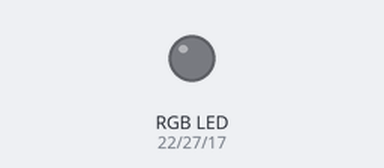
Simulated run of this program. Board: Raspberry Pi (BCM pin numbers). Parts: an RGB LED mixed from three pins (HIGH = lit). Random numbers come from a fixed seed; what the program prints to the terminal is not drawn. At 4.0 s the program stops and its outputs stay as they are.

Above: at 4.1 s.
Timing chart, 0 to 5.5 s (numbered marks = the images above):
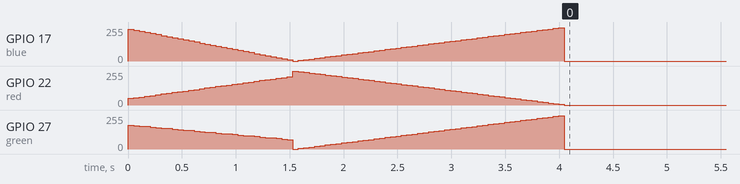

The program:

RGBLED_PC.py
```python
import random, time
import RPi.GPIO as GPIO

GPIO.setmode(GPIO.BCM)

###########GLOBALS################
blue = 17
red = 22
green = 27

GPIO.setup(red, GPIO.OUT)
GPIO.setup(blue, GPIO.OUT)
GPIO.setup(green, GPIO.OUT)

R = GPIO.PWM(red, 100)
R.start(0)

B = GPIO.PWM(blue, 100)
B.start(0)

G = GPIO.PWM(green,100)
G.start(0)

#Function to quickly use the python terminal after running this script.
def startGPIO(red, green, blue):
        GPIO.setmode(GPIO.BCM)
        GPIO.setup(red, GPIO.OUT)
        GPIO.setup(blue, GPIO.OUT)
        GPIO.setup(green, GPIO.OUT)
        R = GPIO.PWM(red, 100)
        R.start(0)

        B = GPIO.PWM(blue, 100)
        B.start(0)

        G = GPIO.PWM(green,100)
        G.start(0)

#################-----------------------#####################
#################-----------------------#####################
#################-----------------------#####################
#################-----------------------#####################

def clr(red, green, blue):
	#Try to prevent a crash if a bad value is passed in.
	if (red > 100):
		red = 100
	elif (red < 0):
		red = 0
	if (blue > 100):
		blue = 100
	elif (blue < 0):
		blue = 0
	if (green > 100):
		green = 100
	elif (green < 0):
		green = 0

	print("CHANGE DUTY CYCLE")
	R.ChangeDutyCycle(red)
	B.ChangeDutyCycle(blue)
	G.ChangeDutyCycle(green)

def LEDOFF():
	R.ChangeDutyCycle(0)
	B.ChangeDutyCycle(0)
	G.ChangeDutyCycle(0)

def main():
	print("STARTING MAIN")
	deltaR = 0
	deltaB = 0
	deltaG = 0	#difference between color value and 50
	valR = 0
	valB = 0
	valG = 0		#actual color value picked each time
	numToSub = 0						#keep track of '<' && '>'
	cycles = 30


	random.seed()
	try:
		valR = random.randint(0,100)
		valG = random.randint(0,100)
		valB = random.randint(0,100)

		deltaR = abs(valR - 50)
		deltaG = abs(valG - 50)
		deltaB = abs(valB - 50)

		modR = deltaR%cycles
		modG = deltaG%cycles
		modB = deltaB%cycles

		r = valR
		g = valG
		b = valB
		print("test")

		for i in range(0,cycles):
			if (valR < 50):
				r = r + ((deltaR/cycles) * 2)
			else:
				r = r - ((deltaR/cycles) * 2)

			if (valG < 50):
				g = g + ((deltaG/cycles) * 2)
			else:
				g = g - ((deltaG/cycles) * 2)

			if (valB < 50):
				b = b + ((deltaB/cycles) * 2)
			else:
				b = b - ((deltaB/cycles) * 2)

			clr(r,g,b)
			print("R= "+str(r)+" g= "+str(g)+" b= "+str(b))
			time.sleep(0.05)
		for i in range(0, 50):
			clr(100-i*2,i*2,i*2)
			print(i)
			time.sleep(0.05)

	except Exception as e:
		print(e)
		LEDOFF()

main()
print("ALL DONE")
LEDOFF()
print("GPIO CLEANUP")
GPIO.cleanup()
```

Measured:
- by itself, GPIO 22 (red): rises from 0/255 to 255/255 in 1.5 s, then falls to 0/255 in 2.5 s
